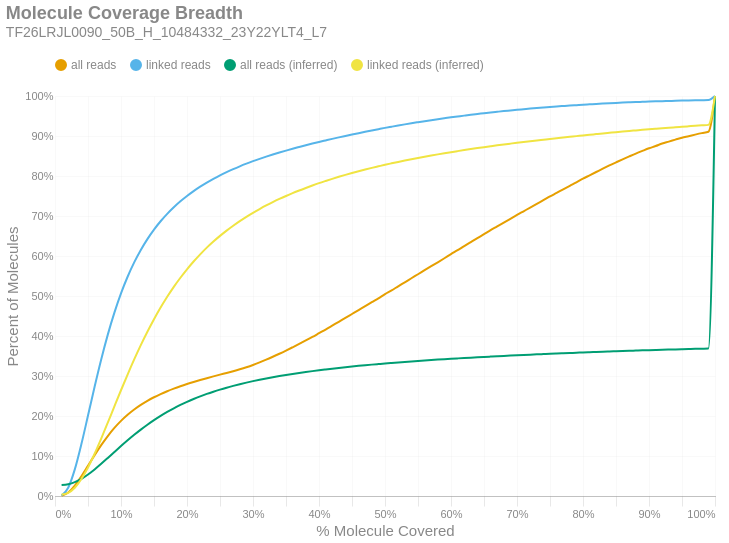

The cell this chart's notebook holds for it:
### Markdown cell above
### Molecule Read Coverage
This chart shows molecule coverage breadth as computed by the number of bases aligned to that molecule. In other words, "*how much of each unique long molecule is actually sequenced/aligned?*" Keep in mind there is a distinction between sequences and alignments, since some sequences belonging to a particular molecule may not align well and wouldn't appear in the alignment data. This chart also shows molecule coverage breadth as computed by the *inferred fragment* from which the aligned sequences originate. Unlike read coverage, this calculation takes into account the total insert size, including unsequenced gaps between the forward and reverse reads. Like the previous figures, these are cumulative percents.

### Code cell
if SKIPLR:
    print_html(f"Skipped")
else:
    binned_df = consolidated_hist(valids['coverage_bp'], mask, 0.01, True)
    binned_df_inf = consolidated_hist(valids['coverage_inserts'], mask, 0.01, True)
    binned_df = binned_df.with_columns(pl.lit(binned_df_inf['all reads (cumsum)']).alias('all reads (inferred)'))
    binned_df = binned_df.with_columns(pl.lit(binned_df_inf['linked reads (cumsum)']).alias('linked reads (inferred)'))
    binned_df = binned_df.with_columns(
        (pl.col('bin').cast(pl.Float64) + 0.01).alias('right_edge')
    )

    with SafeRender(binned_df):
        (
            density_plot(binned_df, 'Molecule Coverage Breadth', samplename, 'molcov', ['all reads (inferred)','linked reads (inferred)'])
            .encode(
                #x=alt.X('bin:Q', title="% Molecule Covered").axis(format = '%').scale(padding=0),
                x=alt.X('right_edge:Q', title="% Molecule Covered").axis(format='%').scale(padding=0),
                y=alt.Y('value:Q', title='Percent of Molecules')
                    .axis(format='%')
                    .stack(False)
                    .scale(domainMin=0, padding=0),
                color=alt.Color("key:N").scale(domain = ["all reads", "linked reads", "all reads (inferred)", "linked reads (inferred)"]),
                tooltip = [
                    alt.Tooltip("key:N", title = "Data Type"),
                    alt.Tooltip("range_label:N", title="% Molecule Covered"),
                    alt.Tooltip("value:Q", format = ".2%", title="% Molecules")
                ]
            )
        ).display()

### Figure 1 — Vega-Lite specification as saved in the notebook (floating-point values rounded to 4 significant figures)
{"width": "container", "height": 400, "config": {"title": {"anchor": "start", "dy": -15, "fontSize": 18, "color": "#888888", "subtitleColor": "#888888", "subtitleFontSize": 14}, "arc": {"fill": "#0072B2"}, "axis": {"domainColor": "#888888", "domainWidth": 0.5, "gridWidth": 0.2, "grid": false, "titleFontWeight": 400, "titleFontSize": 15, "labelFontSize": 11, "labelColor": "#888888", "tickColor": "#888888", "tickWidth": 0.2, "titleColor": "#888888"}, "axisBand": {"grid": false}, "axisX": {"grid": true, "tickSize": 10, "domainCap": "round"}, "axisY": {"domain": false, "grid": true, "tickSize": 0, "domainCap": "round"}, "background": "transparent", "header": {"labelFontSize": 15, "labelColor": "#888888", "titleFontSize": 15, "titleFontWeight": 600, "titleColor": "#888888"}, "legend": {"labelFont": "sans-serif", "labelFontSize": 12, "labelColor": "#888888", "symbolSize": 100, "symbolType": "circle", "titleFontSize": 12, "titlePadding": 10, "titleColor": "#888888", "title": null, "orient": "top"}, "range": {"category": ["#E69F00", "#56B4E9", "#009E73", "#F0E442", "#0072B2", "#D55E00", "#CC79A7", "#000000"], "diverging": ["#cfe8f3", "#a2d4ec", "#73bfe2", "#46abdb", "#1696d2", "#12719e"]}, "area": {"fill": "#0072B2", "fillOpacity": 0.7, "line": true, "strokeOpacity": 0.7}, "line": {"color": "#0072B2", "stroke": "#0072B2", "strokeWidth": 2}, "trail": {"color": "#0072B2", "stroke": "#0072B2", "strokeWidth": 0, "size": 1}, "point": {"filled": true, "fillOpacity": 1.0, "size": 95}, "text": {"color": "#888888", "fontSize": 11, "align": "right", "fontWeight": 400, "size": 11}, "bar": {"fill": "#0072B2", "stroke": null}, "view": {"stroke": null, "continuousWidth": 660, "continuousHeight": 400}}, "data": {"name": "data-2838f67ef9e730b8429508111e564d49"}, "mark": {"type": "line", "interpolate": "monotone", "point": {"opacity": 0, "size": 275}}, "encoding": {"color": {"field": "key", "scale": {"domain": ["all reads", "linked reads", "all reads (inferred)", "linked reads (inferred)"]}, "type": "nominal"}, "tooltip": [{"field": "key", "title": "Data Type", "type": "nominal"}, {"field": "range_label", "title": "% Molecule Covered", "type": "nominal"}, {"field": "value", "format": ".2%", "title": "% Molecules", "type": "quantitative"}], "x": {"axis": {"format": "%"}, "field": "right_edge", "scale": {"padding": 0}, "title": "% Molecule Covered", "type": "quantitative"}, "y": {"axis": {"format": "%"}, "field": "value", "scale": {"domainMin": 0, "padding": 0}, "stack": false, "title": "Percent of Molecules", "type": "quantitative"}}, "params": [{"name": "param_c36ac31b6afebe62", "select": {"type": "point", "fields": ["key"]}, "bind": "legend"}], "title": {"text": "Molecule Coverage Breadth", "subtitle": "TF26LRJL0090_50B_H_10484332_23Y22YLT4_L7"}, "transform": [{"fold": ["all reads (cumsum)", "linked reads (cumsum)", "all reads (inferred)", "linked reads (inferred)"]}, {"calculate": "replace(datum.key, ' (cumsum)', '')", "as": "key"}, {"filter": {"param": "param_c36ac31b6afebe62"}}], "usermeta": {"embedOptions": {"downloadFileName": "TF26LRJL0090_50B_H_10484332_23Y22YLT4_L7.molcov"}}, "$schema": "https://vega.github.io/schema/vega-lite/v6.4.1.json", "datasets": {"data-2838f67ef9e730b8429508111e564d49": [{"bin": "0.0", "interval": "0.0-0.01", "all reads": 0.0006043, "linked reads": 0.001043, "all reads (cumsum)": 0.0006043, "linked reads (cumsum)": 0.001043, "range_label": "0.0-0.01", "all reads (inferred)": 0.02766, "linked reads (inferred)": 0.003758, "right_edge": 0.01}, {"bin": "0.01", "interval": "0.01-0.02", "all reads": 0.007989, "linked reads": 0.01974, "all reads (cumsum)": 0.008593, "linked reads (cumsum)": 0.02078, "range_label": "0.01-0.02", "all reads (inferred)": 0.02957, "linked reads (inferred)": 0.007906, "right_edge": 0.02}, {"bin": "0.02", "interval": "0.02-0.03", "all reads": 0.0174, "linked reads": 0.04577, "all reads (cumsum)": 0.02599, "linked reads (cumsum)": 0.06655, "range_label": "0.02-0.03", "all reads (inferred)": 0.03463, "linked reads (inferred)": 0.0207, "right_edge": 0.03}, {"bin": "0.03", "interval": "0.03-0.04", "all reads": 0.02349, "linked reads": 0.0633, "all reads (cumsum)": 0.04948, "linked reads (cumsum)": 0.1299, "range_label": "0.03-0.04", "all reads (inferred)": 0.04285, "linked reads (inferred)": 0.04234, "right_edge": 0.04}, {"bin": "0.04", "interval": "0.04-0.05", "all reads": 0.02623, "linked reads": 0.07118, "all reads (cumsum)": 0.07571, "linked reads (cumsum)": 0.201, "range_label": "0.04-0.05", "all reads (inferred)": 0.05375, "linked reads (inferred)": 0.07136, "right_edge": 0.05}, {"bin": "0.05", "interval": "0.05-0.06", "all reads": 0.02643, "linked reads": 0.07198, "all reads (cumsum)": 0.1021, "linked reads (cumsum)": 0.273, "range_label": "0.05-0.06", "all reads (inferred)": 0.06646, "linked reads (inferred)": 0.1057, "right_edge": 0.06}, {"bin": "0.06", "interval": "0.06-0.07", "all reads": 0.02505, "linked reads": 0.06836, "all reads (cumsum)": 0.1272, "linked reads (cumsum)": 0.3414, "range_label": "0.06-0.07", "all reads (inferred)": 0.08044, "linked reads (inferred)": 0.1436, "right_edge": 0.07}, {"bin": "0.07", "interval": "0.07-0.08", "all reads": 0.02275, "linked reads": 0.0621, "all reads (cumsum)": 0.1499, "linked reads (cumsum)": 0.4035, "range_label": "0.07-0.08", "all reads (inferred)": 0.09508, "linked reads (inferred)": 0.1834, "right_edge": 0.08}, {"bin": "0.08", "interval": "0.08-0.09", "all reads": 0.02019, "linked reads": 0.0551, "all reads (cumsum)": 0.1701, "linked reads (cumsum)": 0.4586, "range_label": "0.08-0.09", "all reads (inferred)": 0.11, "linked reads (inferred)": 0.2241, "right_edge": 0.09}, {"bin": "0.09", "interval": "0.09-0.1", "all reads": 0.01762, "linked reads": 0.04804, "all reads (cumsum)": 0.1878, "linked reads (cumsum)": 0.5066, "range_label": "0.09-0.1", "all reads (inferred)": 0.1248, "linked reads (inferred)": 0.2644, "right_edge": 0.1}, {"bin": "0.1", "interval": "0.1-0.11", "all reads": 0.01526, "linked reads": 0.04154, "all reads (cumsum)": 0.203, "linked reads (cumsum)": 0.5481, "range_label": "0.1-0.11", "all reads (inferred)": 0.1392, "linked reads (inferred)": 0.3036, "right_edge": 0.11}, {"bin": "0.11", "interval": "0.11-0.12", "all reads": 0.01321, "linked reads": 0.03585, "all reads (cumsum)": 0.2162, "linked reads (cumsum)": 0.584, "range_label": "0.11-0.12", "all reads (inferred)": 0.1529, "linked reads (inferred)": 0.3414, "right_edge": 0.12}, {"bin": "0.12", "interval": "0.12-0.13", "all reads": 0.0115, "linked reads": 0.03106, "all reads (cumsum)": 0.2277, "linked reads (cumsum)": 0.6151, "range_label": "0.12-0.13", "all reads (inferred)": 0.166, "linked reads (inferred)": 0.377, "right_edge": 0.13}, {"bin": "0.13", "interval": "0.13-0.14", "all reads": 0.01014, "linked reads": 0.02716, "all reads (cumsum)": 0.2379, "linked reads (cumsum)": 0.6422, "range_label": "0.13-0.14", "all reads (inferred)": 0.1782, "linked reads (inferred)": 0.4105, "right_edge": 0.14}, {"bin": "0.14", "interval": "0.14-0.15", "all reads": 0.008962, "linked reads": 0.02375, "all reads (cumsum)": 0.2468, "linked reads (cumsum)": 0.666, "range_label": "0.14-0.15", "all reads (inferred)": 0.1897, "linked reads (inferred)": 0.4418, "right_edge": 0.15}, {"bin": "0.15", "interval": "0.15-0.16", "all reads": 0.00796, "linked reads": 0.02086, "all reads (cumsum)": 0.2548, "linked reads (cumsum)": 0.6868, "range_label": "0.15-0.16", "all reads (inferred)": 0.2004, "linked reads (inferred)": 0.471, "right_edge": 0.16}, {"bin": "0.16", "interval": "0.16-0.17", "all reads": 0.00717, "linked reads": 0.01851, "all reads (cumsum)": 0.262, "linked reads (cumsum)": 0.7053, "range_label": "0.16-0.17", "all reads (inferred)": 0.2102, "linked reads (inferred)": 0.498, "right_edge": 0.17}, {"bin": "0.17", "interval": "0.17-0.18", "all reads": 0.006471, "linked reads": 0.01643, "all reads (cumsum)": 0.2684, "linked reads (cumsum)": 0.7218, "range_label": "0.17-0.18", "all reads (inferred)": 0.2193, "linked reads (inferred)": 0.5229, "right_edge": 0.18}, {"bin": "0.18", "interval": "0.18-0.19", "all reads": 0.00598, "linked reads": 0.01486, "all reads (cumsum)": 0.2744, "linked reads (cumsum)": 0.7366, "range_label": "0.18-0.19", "all reads (inferred)": 0.2276, "linked reads (inferred)": 0.5456, "right_edge": 0.19}, {"bin": "0.19", "interval": "0.19-0.2", "all reads": 0.005511, "linked reads": 0.01335, "all reads (cumsum)": 0.2799, "linked reads (cumsum)": 0.75, "range_label": "0.19-0.2", "all reads (inferred)": 0.2354, "linked reads (inferred)": 0.5667, "right_edge": 0.2}, {"bin": "0.2", "interval": "0.2-0.21", "all reads": 0.00514, "linked reads": 0.01223, "all reads (cumsum)": 0.2851, "linked reads (cumsum)": 0.7622, "range_label": "0.2-0.21", "all reads (inferred)": 0.2425, "linked reads (inferred)": 0.5862, "right_edge": 0.21}, {"bin": "0.21", "interval": "0.21-0.22", "all reads": 0.004848, "linked reads": 0.01115, "all reads (cumsum)": 0.2899, "linked reads (cumsum)": 0.7734, "range_label": "0.21-0.22", "all reads (inferred)": 0.2491, "linked reads (inferred)": 0.6042, "right_edge": 0.22}, {"bin": "0.22", "interval": "0.22-0.23", "all reads": 0.004619, "linked reads": 0.01023, "all reads (cumsum)": 0.2945, "linked reads (cumsum)": 0.7836, "range_label": "0.22-0.23", "all reads (inferred)": 0.2552, "linked reads (inferred)": 0.6209, "right_edge": 0.23}, {"bin": "0.23", "interval": "0.23-0.24", "all reads": 0.00448, "linked reads": 0.009409, "all reads (cumsum)": 0.299, "linked reads (cumsum)": 0.793, "range_label": "0.23-0.24", "all reads (inferred)": 0.2608, "linked reads (inferred)": 0.6361, "right_edge": 0.24}, {"bin": "0.24", "interval": "0.24-0.25", "all reads": 0.004388, "linked reads": 0.008764, "all reads (cumsum)": 0.3034, "linked reads (cumsum)": 0.8018, "range_label": "0.24-0.25", "all reads (inferred)": 0.266, "linked reads (inferred)": 0.6503, "right_edge": 0.25}, {"bin": "0.25", "interval": "0.25-0.26", "all reads": 0.004211, "linked reads": 0.007978, "all reads (cumsum)": 0.3076, "linked reads (cumsum)": 0.8097, "range_label": "0.25-0.26", "all reads (inferred)": 0.2708, "linked reads (inferred)": 0.6635, "right_edge": 0.26}, {"bin": "0.26", "interval": "0.26-0.27", "all reads": 0.004401, "linked reads": 0.007462, "all reads (cumsum)": 0.312, "linked reads (cumsum)": 0.8172, "range_label": "0.26-0.27", "all reads (inferred)": 0.2753, "linked reads (inferred)": 0.6758, "right_edge": 0.27}, {"bin": "0.27", "interval": "0.27-0.28", "all reads": 0.004742, "linked reads": 0.007029, "all reads (cumsum)": 0.3168, "linked reads (cumsum)": 0.8242, "range_label": "0.27-0.28", "all reads (inferred)": 0.2795, "linked reads (inferred)": 0.6873, "right_edge": 0.28}, {"bin": "0.28", "interval": "0.28-0.29", "all reads": 0.005159, "linked reads": 0.006592, "all reads (cumsum)": 0.3219, "linked reads (cumsum)": 0.8308, "range_label": "0.28-0.29", "all reads (inferred)": 0.2834, "linked reads (inferred)": 0.6979, "right_edge": 0.29}, {"bin": "0.29", "interval": "0.29-0.3", "all reads": 0.005698, "linked reads": 0.006229, "all reads (cumsum)": 0.3276, "linked reads (cumsum)": 0.8371, "range_label": "0.29-0.3", "all reads (inferred)": 0.2871, "linked reads (inferred)": 0.7081, "right_edge": 0.3}, {"bin": "0.3", "interval": "0.3-0.31", "all reads": 0.006279, "linked reads": 0.005817, "all reads (cumsum)": 0.3339, "linked reads (cumsum)": 0.8429, "range_label": "0.3-0.31", "all reads (inferred)": 0.2906, "linked reads (inferred)": 0.7174, "right_edge": 0.31}, {"bin": "0.31", "interval": "0.31-0.32", "all reads": 0.00691, "linked reads": 0.00552, "all reads (cumsum)": 0.3408, "linked reads (cumsum)": 0.8484, "range_label": "0.31-0.32", "all reads (inferred)": 0.2938, "linked reads (inferred)": 0.7263, "right_edge": 0.32}, {"bin": "0.32", "interval": "0.32-0.33", "all reads": 0.007323, "linked reads": 0.005276, "all reads (cumsum)": 0.3481, "linked reads (cumsum)": 0.8537, "range_label": "0.32-0.33", "all reads (inferred)": 0.2969, "linked reads (inferred)": 0.7347, "right_edge": 0.33}, {"bin": "0.33", "interval": "0.33-0.34", "all reads": 0.007534, "linked reads": 0.00498, "all reads (cumsum)": 0.3557, "linked reads (cumsum)": 0.8586, "range_label": "0.33-0.34", "all reads (inferred)": 0.2998, "linked reads (inferred)": 0.7426, "right_edge": 0.34}, {"bin": "0.34", "interval": "0.34-0.35", "all reads": 0.007905, "linked reads": 0.004819, "all reads (cumsum)": 0.3636, "linked reads (cumsum)": 0.8635, "range_label": "0.34-0.35", "all reads (inferred)": 0.3026, "linked reads (inferred)": 0.7501, "right_edge": 0.35}, {"bin": "0.35", "interval": "0.35-0.36", "all reads": 0.008236, "linked reads": 0.004705, "all reads (cumsum)": 0.3718, "linked reads (cumsum)": 0.8682, "range_label": "0.35-0.36", "all reads (inferred)": 0.3052, "linked reads (inferred)": 0.7571, "right_edge": 0.36}, {"bin": "0.36", "interval": "0.36-0.37", "all reads": 0.008382, "linked reads": 0.004399, "all reads (cumsum)": 0.3802, "linked reads (cumsum)": 0.8726, "range_label": "0.36-0.37", "all reads (inferred)": 0.3076, "linked reads (inferred)": 0.7638, "right_edge": 0.37}, {"bin": "0.37", "interval": "0.37-0.38", "all reads": 0.008612, "linked reads": 0.004311, "all reads (cumsum)": 0.3888, "linked reads (cumsum)": 0.8769, "range_label": "0.37-0.38", "all reads (inferred)": 0.3099, "linked reads (inferred)": 0.7701, "right_edge": 0.38}, {"bin": "0.38", "interval": "0.38-0.39", "all reads": 0.008827, "linked reads": 0.004157, "all reads (cumsum)": 0.3976, "linked reads (cumsum)": 0.881, "range_label": "0.38-0.39", "all reads (inferred)": 0.3122, "linked reads (inferred)": 0.7763, "right_edge": 0.39}, {"bin": "0.39", "interval": "0.39-0.4", "all reads": 0.009257, "linked reads": 0.004057, "all reads (cumsum)": 0.4069, "linked reads (cumsum)": 0.8851, "range_label": "0.39-0.4", "all reads (inferred)": 0.3144, "linked reads (inferred)": 0.7821, "right_edge": 0.4}, {"bin": "0.4", "interval": "0.4-0.41", "all reads": 0.009249, "linked reads": 0.003872, "all reads (cumsum)": 0.4161, "linked reads (cumsum)": 0.889, "range_label": "0.4-0.41", "all reads (inferred)": 0.3164, "linked reads (inferred)": 0.7876, "right_edge": 0.41}, {"bin": "0.41", "interval": "0.41-0.42", "all reads": 0.0097, "linked reads": 0.00384, "all reads (cumsum)": 0.4258, "linked reads (cumsum)": 0.8928, "range_label": "0.41-0.42", "all reads (inferred)": 0.3183, "linked reads (inferred)": 0.7929, "right_edge": 0.42}, {"bin": "0.42", "interval": "0.42-0.43", "all reads": 0.009749, "linked reads": 0.003699, "all reads (cumsum)": 0.4356, "linked reads (cumsum)": 0.8965, "range_label": "0.42-0.43", "all reads (inferred)": 0.3202, "linked reads (inferred)": 0.798, "right_edge": 0.43}, {"bin": "0.43", "interval": "0.43-0.44", "all reads": 0.009638, "linked reads": 0.003576, "all reads (cumsum)": 0.4452, "linked reads (cumsum)": 0.9001, "range_label": "0.43-0.44", "all reads (inferred)": 0.322, "linked reads (inferred)": 0.8028, "right_edge": 0.44}, {"bin": "0.44", "interval": "0.44-0.45", "all reads": 0.009783, "linked reads": 0.003537, "all reads (cumsum)": 0.455, "linked reads (cumsum)": 0.9036, "range_label": "0.44-0.45", "all reads (inferred)": 0.3237, "linked reads (inferred)": 0.8074, "right_edge": 0.45}, {"bin": "0.45", "interval": "0.45-0.46", "all reads": 0.009781, "linked reads": 0.003464, "all reads (cumsum)": 0.4648, "linked reads (cumsum)": 0.9071, "range_label": "0.45-0.46", "all reads (inferred)": 0.3253, "linked reads (inferred)": 0.8119, "right_edge": 0.46}, {"bin": "0.46", "interval": "0.46-0.47", "all reads": 0.009765, "linked reads": 0.003404, "all reads (cumsum)": 0.4746, "linked reads (cumsum)": 0.9105, "range_label": "0.46-0.47", "all reads (inferred)": 0.3269, "linked reads (inferred)": 0.8162, "right_edge": 0.47}, {"bin": "0.47", "interval": "0.47-0.48", "all reads": 0.009943, "linked reads": 0.003361, "all reads (cumsum)": 0.4845, "linked reads (cumsum)": 0.9138, "range_label": "0.47-0.48", "all reads (inferred)": 0.3284, "linked reads (inferred)": 0.8203, "right_edge": 0.48}, {"bin": "0.48", "interval": "0.48-0.49", "all reads": 0.009606, "linked reads": 0.003229, "all reads (cumsum)": 0.4941, "linked reads (cumsum)": 0.9171, "range_label": "0.48-0.49", "all reads (inferred)": 0.3299, "linked reads (inferred)": 0.8242, "right_edge": 0.49}, {"bin": "0.49", "interval": "0.49-0.5", "all reads": 0.01069, "linked reads": 0.003195, "all reads (cumsum)": 0.5048, "linked reads (cumsum)": 0.9203, "range_label": "0.49-0.5", "all reads (inferred)": 0.3313, "linked reads (inferred)": 0.8281, "right_edge": 0.5}, {"bin": "0.5", "interval": "0.5-0.51", "all reads": 0.00923, "linked reads": 0.002975, "all reads (cumsum)": 0.514, "linked reads (cumsum)": 0.9232, "range_label": "0.5-0.51", "all reads (inferred)": 0.3327, "linked reads (inferred)": 0.8317, "right_edge": 0.51}, {"bin": "0.51", "interval": "0.51-0.52", "all reads": 0.01028, "linked reads": 0.002943, "all reads (cumsum)": 0.5243, "linked reads (cumsum)": 0.9262, "range_label": "0.51-0.52", "all reads (inferred)": 0.334, "linked reads (inferred)": 0.8352, "right_edge": 0.52}, {"bin": "0.52", "interval": "0.52-0.53", "all reads": 0.009932, "linked reads": 0.002874, "all reads (cumsum)": 0.5342, "linked reads (cumsum)": 0.9291, "range_label": "0.52-0.53", "all reads (inferred)": 0.3352, "linked reads (inferred)": 0.8386, "right_edge": 0.53}, {"bin": "0.53", "interval": "0.53-0.54", "all reads": 0.01018, "linked reads": 0.002791, "all reads (cumsum)": 0.5444, "linked reads (cumsum)": 0.9319, "range_label": "0.53-0.54", "all reads (inferred)": 0.3364, "linked reads (inferred)": 0.8419, "right_edge": 0.54}, {"bin": "0.54", "interval": "0.54-0.55", "all reads": 0.00992, "linked reads": 0.002653, "all reads (cumsum)": 0.5543, "linked reads (cumsum)": 0.9345, "range_label": "0.54-0.55", "all reads (inferred)": 0.3376, "linked reads (inferred)": 0.845, "right_edge": 0.55}, {"bin": "0.55", "interval": "0.55-0.56", "all reads": 0.01016, "linked reads": 0.002601, "all reads (cumsum)": 0.5645, "linked reads (cumsum)": 0.9371, "range_label": "0.55-0.56", "all reads (inferred)": 0.3388, "linked reads (inferred)": 0.8481, "right_edge": 0.56}, {"bin": "0.56", "interval": "0.56-0.57", "all reads": 0.009986, "linked reads": 0.0025, "all reads (cumsum)": 0.5745, "linked reads (cumsum)": 0.9396, "range_label": "0.56-0.57", "all reads (inferred)": 0.3399, "linked reads (inferred)": 0.8511, "right_edge": 0.57}, {"bin": "0.57", "interval": "0.57-0.58", "all reads": 0.009808, "linked reads": 0.002426, "all reads (cumsum)": 0.5843, "linked reads (cumsum)": 0.942, "range_label": "0.57-0.58", "all reads (inferred)": 0.341, "linked reads (inferred)": 0.854, "right_edge": 0.58}, {"bin": "0.58", "interval": "0.58-0.59", "all reads": 0.01007, "linked reads": 0.002327, "all reads (cumsum)": 0.5944, "linked reads (cumsum)": 0.9444, "range_label": "0.58-0.59", "all reads (inferred)": 0.342, "linked reads (inferred)": 0.8569, "right_edge": 0.59}, {"bin": "0.59", "interval": "0.59-0.6", "all reads": 0.01023, "linked reads": 0.002285, "all reads (cumsum)": 0.6046, "linked reads (cumsum)": 0.9466, "range_label": "0.59-0.6", "all reads (inferred)": 0.343, "linked reads (inferred)": 0.8596, "right_edge": 0.6}, {"bin": "0.6", "interval": "0.6-0.61", "all reads": 0.009898, "linked reads": 0.002153, "all reads (cumsum)": 0.6145, "linked reads (cumsum)": 0.9488, "range_label": "0.6-0.61", "all reads (inferred)": 0.344, "linked reads (inferred)": 0.8622, "right_edge": 0.61}, {"bin": "0.61", "interval": "0.61-0.62", "all reads": 0.01029, "linked reads": 0.002156, "all reads (cumsum)": 0.6248, "linked reads (cumsum)": 0.951, "range_label": "0.61-0.62", "all reads (inferred)": 0.345, "linked reads (inferred)": 0.8648, "right_edge": 0.62}, {"bin": "0.62", "interval": "0.62-0.63", "all reads": 0.009995, "linked reads": 0.002102, "all reads (cumsum)": 0.6348, "linked reads (cumsum)": 0.9531, "range_label": "0.62-0.63", "all reads (inferred)": 0.3459, "linked reads (inferred)": 0.8673, "right_edge": 0.63}, {"bin": "0.63", "interval": "0.63-0.64", "all reads": 0.009945, "linked reads": 0.001929, "all reads (cumsum)": 0.6447, "linked reads (cumsum)": 0.955, "range_label": "0.63-0.64", "all reads (inferred)": 0.3468, "linked reads (inferred)": 0.8697, "right_edge": 0.64}, {"bin": "0.64", "interval": "0.64-0.65", "all reads": 0.00973, "linked reads": 0.001914, "all reads (cumsum)": 0.6545, "linked reads (cumsum)": 0.9569, "range_label": "0.64-0.65", "all reads (inferred)": 0.3477, "linked reads (inferred)": 0.8721, "right_edge": 0.65}, {"bin": "0.65", "interval": "0.65-0.66", "all reads": 0.01005, "linked reads": 0.001928, "all reads (cumsum)": 0.6645, "linked reads (cumsum)": 0.9588, "range_label": "0.65-0.66", "all reads (inferred)": 0.3486, "linked reads (inferred)": 0.8743, "right_edge": 0.66}, {"bin": "0.66", "interval": "0.66-0.67", "all reads": 0.009482, "linked reads": 0.001741, "all reads (cumsum)": 0.674, "linked reads (cumsum)": 0.9606, "range_label": "0.66-0.67", "all reads (inferred)": 0.3494, "linked reads (inferred)": 0.8766, "right_edge": 0.67}, {"bin": "0.67", "interval": "0.67-0.68", "all reads": 0.009674, "linked reads": 0.001713, "all reads (cumsum)": 0.6837, "linked reads (cumsum)": 0.9623, "range_label": "0.67-0.68", "all reads (inferred)": 0.3503, "linked reads (inferred)": 0.8788, "right_edge": 0.68}, {"bin": "0.68", "interval": "0.68-0.69", "all reads": 0.0094, "linked reads": 0.001611, "all reads (cumsum)": 0.6931, "linked reads (cumsum)": 0.9639, "range_label": "0.68-0.69", "all reads (inferred)": 0.3511, "linked reads (inferred)": 0.8809, "right_edge": 0.69}, {"bin": "0.69", "interval": "0.69-0.7", "all reads": 0.009586, "linked reads": 0.001623, "all reads (cumsum)": 0.7026, "linked reads (cumsum)": 0.9655, "range_label": "0.69-0.7", "all reads (inferred)": 0.3518, "linked reads (inferred)": 0.883, "right_edge": 0.7}, {"bin": "0.7", "interval": "0.7-0.71", "all reads": 0.009202, "linked reads": 0.001487, "all reads (cumsum)": 0.7118, "linked reads (cumsum)": 0.967, "range_label": "0.7-0.71", "all reads (inferred)": 0.3526, "linked reads (inferred)": 0.8851, "right_edge": 0.71}, {"bin": "0.71", "interval": "0.71-0.72", "all reads": 0.009196, "linked reads": 0.001494, "all reads (cumsum)": 0.721, "linked reads (cumsum)": 0.9685, "range_label": "0.71-0.72", "all reads (inferred)": 0.3534, "linked reads (inferred)": 0.887, "right_edge": 0.72}, {"bin": "0.72", "interval": "0.72-0.73", "all reads": 0.009375, "linked reads": 0.001413, "all reads (cumsum)": 0.7304, "linked reads (cumsum)": 0.9699, "range_label": "0.72-0.73", "all reads (inferred)": 0.3541, "linked reads (inferred)": 0.889, "right_edge": 0.73}, {"bin": "0.73", "interval": "0.73-0.74", "all reads": 0.00908, "linked reads": 0.001342, "all reads (cumsum)": 0.7395, "linked reads (cumsum)": 0.9712, "range_label": "0.73-0.74", "all reads (inferred)": 0.3548, "linked reads (inferred)": 0.8908, "right_edge": 0.74}, {"bin": "0.74", "interval": "0.74-0.75", "all reads": 0.009427, "linked reads": 0.001313, "all reads (cumsum)": 0.7489, "linked reads (cumsum)": 0.9726, "range_label": "0.74-0.75", "all reads (inferred)": 0.3555, "linked reads (inferred)": 0.8927, "right_edge": 0.75}, {"bin": "0.75", "interval": "0.75-0.76", "all reads": 0.008848, "linked reads": 0.001247, "all reads (cumsum)": 0.7578, "linked reads (cumsum)": 0.9738, "range_label": "0.75-0.76", "all reads (inferred)": 0.3562, "linked reads (inferred)": 0.8945, "right_edge": 0.76}, {"bin": "0.76", "interval": "0.76-0.77", "all reads": 0.008976, "linked reads": 0.001155, "all reads (cumsum)": 0.7668, "linked reads (cumsum)": 0.975, "range_label": "0.76-0.77", "all reads (inferred)": 0.3568, "linked reads (inferred)": 0.8962, "right_edge": 0.77}, {"bin": "0.77", "interval": "0.77-0.78", "all reads": 0.008815, "linked reads": 0.001137, "all reads (cumsum)": 0.7756, "linked reads (cumsum)": 0.9761, "range_label": "0.77-0.78", "all reads (inferred)": 0.3575, "linked reads (inferred)": 0.898, "right_edge": 0.78}, {"bin": "0.78", "interval": "0.78-0.79", "all reads": 0.008689, "linked reads": 0.001065, "all reads (cumsum)": 0.7843, "linked reads (cumsum)": 0.9772, "range_label": "0.78-0.79", "all reads (inferred)": 0.3581, "linked reads (inferred)": 0.8997, "right_edge": 0.79}, {"bin": "0.79", "interval": "0.79-0.8", "all reads": 0.009084, "linked reads": 0.001069, "all reads (cumsum)": 0.7933, "linked reads (cumsum)": 0.9782, "range_label": "0.79-0.8", "all reads (inferred)": 0.3588, "linked reads (inferred)": 0.9014, "right_edge": 0.8}, {"bin": "0.8", "interval": "0.8-0.81", "all reads": 0.008303, "linked reads": 0.0009638, "all reads (cumsum)": 0.8016, "linked reads (cumsum)": 0.9792, "range_label": "0.8-0.81", "all reads (inferred)": 0.3594, "linked reads (inferred)": 0.9031, "right_edge": 0.81}, {"bin": "0.81", "interval": "0.81-0.82", "all reads": 0.008335, "linked reads": 0.0009819, "all reads (cumsum)": 0.81, "linked reads (cumsum)": 0.9802, "range_label": "0.81-0.82", "all reads (inferred)": 0.36, "linked reads (inferred)": 0.9047, "right_edge": 0.82}, {"bin": "0.82", "interval": "0.82-0.83", "all reads": 0.008366, "linked reads": 0.0008832, "all reads (cumsum)": 0.8183, "linked reads (cumsum)": 0.9811, "range_label": "0.82-0.83", "all reads (inferred)": 0.3607, "linked reads (inferred)": 0.9064, "right_edge": 0.83}, {"bin": "0.83", "interval": "0.83-0.84", "all reads": 0.008044, "linked reads": 0.0008348, "all reads (cumsum)": 0.8264, "linked reads (cumsum)": 0.9819, "range_label": "0.83-0.84", "all reads (inferred)": 0.3613, "linked reads (inferred)": 0.9079, "right_edge": 0.84}, {"bin": "0.84", "interval": "0.84-0.85", "all reads": 0.007696, "linked reads": 0.000797, "all reads (cumsum)": 0.8341, "linked reads (cumsum)": 0.9827, "range_label": "0.84-0.85", "all reads (inferred)": 0.3618, "linked reads (inferred)": 0.9095, "right_edge": 0.85}, {"bin": "0.85", "interval": "0.85-0.86", "all reads": 0.007569, "linked reads": 0.0007456, "all reads (cumsum)": 0.8417, "linked reads (cumsum)": 0.9834, "range_label": "0.85-0.86", "all reads (inferred)": 0.3624, "linked reads (inferred)": 0.9111, "right_edge": 0.86}, {"bin": "0.86", "interval": "0.86-0.87", "all reads": 0.007247, "linked reads": 0.0007002, "all reads (cumsum)": 0.8489, "linked reads (cumsum)": 0.9841, "range_label": "0.86-0.87", "all reads (inferred)": 0.363, "linked reads (inferred)": 0.9126, "right_edge": 0.87}, {"bin": "0.87", "interval": "0.87-0.88", "all reads": 0.007106, "linked reads": 0.0006841, "all reads (cumsum)": 0.856, "linked reads (cumsum)": 0.9848, "range_label": "0.87-0.88", "all reads (inferred)": 0.3635, "linked reads (inferred)": 0.914, "right_edge": 0.88}, {"bin": "0.88", "interval": "0.88-0.89", "all reads": 0.006707, "linked reads": 0.0006084, "all reads (cumsum)": 0.8627, "linked reads (cumsum)": 0.9854, "range_label": "0.88-0.89", "all reads (inferred)": 0.3641, "linked reads (inferred)": 0.9155, "right_edge": 0.89}, {"bin": "0.89", "interval": "0.89-0.9", "all reads": 0.006506, "linked reads": 0.0006144, "all reads (cumsum)": 0.8692, "linked reads (cumsum)": 0.986, "range_label": "0.89-0.9", "all reads (inferred)": 0.3646, "linked reads (inferred)": 0.9168, "right_edge": 0.9}, {"bin": "0.9", "interval": "0.9-0.91", "all reads": 0.005716, "linked reads": 0.000552, "all reads (cumsum)": 0.8749, "linked reads (cumsum)": 0.9866, "range_label": "0.9-0.91", "all reads (inferred)": 0.3651, "linked reads (inferred)": 0.9182, "right_edge": 0.91}, {"bin": "0.91", "interval": "0.91-0.92", "all reads": 0.00622, "linked reads": 0.0005373, "all reads (cumsum)": 0.8812, "linked reads (cumsum)": 0.9871, "range_label": "0.91-0.92", "all reads (inferred)": 0.3656, "linked reads (inferred)": 0.9195, "right_edge": 0.92}, {"bin": "0.92", "interval": "0.92-0.93", "all reads": 0.004795, "linked reads": 0.0004528, "all reads (cumsum)": 0.886, "linked reads (cumsum)": 0.9876, "range_label": "0.92-0.93", "all reads (inferred)": 0.3661, "linked reads (inferred)": 0.9207, "right_edge": 0.93}, {"bin": "0.93", "interval": "0.93-0.94", "all reads": 0.004947, "linked reads": 0.0004749, "all reads (cumsum)": 0.8909, "linked reads (cumsum)": 0.9881, "range_label": "0.93-0.94", "all reads (inferred)": 0.3665, "linked reads (inferred)": 0.9219, "right_edge": 0.94}, {"bin": "0.94", "interval": "0.94-0.95", "all reads": 0.004844, "linked reads": 0.0004293, "all reads (cumsum)": 0.8957, "linked reads (cumsum)": 0.9885, "range_label": "0.94-0.95", "all reads (inferred)": 0.367, "linked reads (inferred)": 0.9231, "right_edge": 0.95}, {"bin": "0.95", "interval": "0.95-0.96", "all reads": 0.003788, "linked reads": 0.0004025, "all reads (cumsum)": 0.8995, "linked reads (cumsum)": 0.9889, "range_label": "0.95-0.96", "all reads (inferred)": 0.3674, "linked reads (inferred)": 0.9243, "right_edge": 0.96}, {"bin": "0.96", "interval": "0.96-0.97", "all reads": 0.003931, "linked reads": 0.0003637, "all reads (cumsum)": 0.9035, "linked reads (cumsum)": 0.9893, "range_label": "0.96-0.97", "all reads (inferred)": 0.3679, "linked reads (inferred)": 0.9255, "right_edge": 0.97}, {"bin": "0.97", "interval": "0.97-0.98", "all reads": 0.003721, "linked reads": 0.0003308, "all reads (cumsum)": 0.9072, "linked reads (cumsum)": 0.9896, "range_label": "0.97-0.98", "all reads (inferred)": 0.3683, "linked reads (inferred)": 0.9266, "right_edge": 0.98}, {"bin": "0.98", "interval": "0.98-0.99", "all reads": 0.003325, "linked reads": 0.0003451, "all reads (cumsum)": 0.9105, "linked reads (cumsum)": 0.9899, "range_label": "0.98-0.99", "all reads (inferred)": 0.3688, "linked reads (inferred)": 0.9278, "right_edge": 0.99}, {"bin": "0.99", "interval": "0.99-1.0", "all reads": 0.08949, "linked reads": 0.01006, "all reads (cumsum)": 1.0, "linked reads (cumsum)": 1.0, "range_label": "0.99-1.0", "all reads (inferred)": 1.0, "linked reads (inferred)": 1.0, "right_edge": 1.0}]}}
